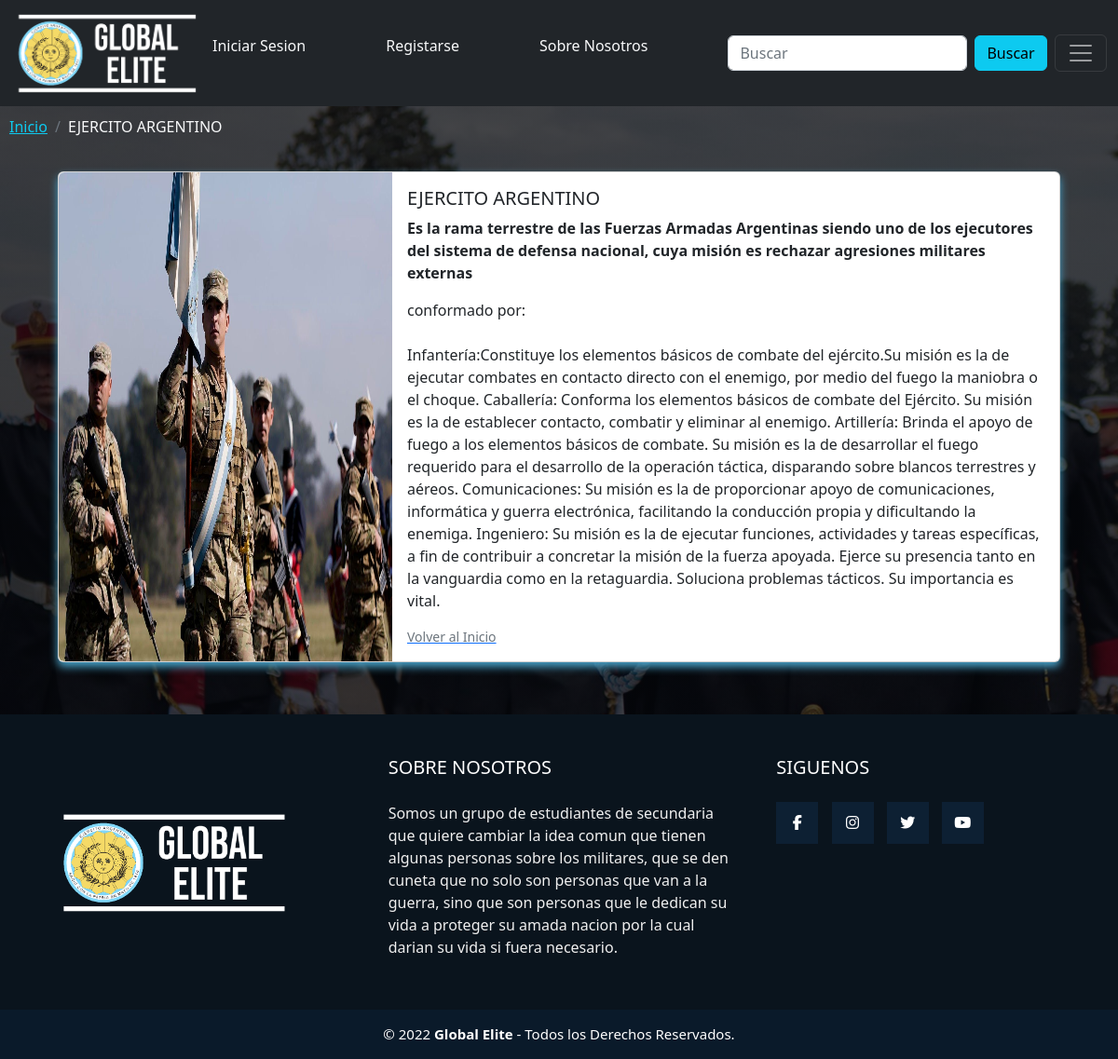
The page /formaciones.php?id=1 on the database its author committed.
### tables this page shows
CREATE TABLE IF NOT EXISTS `grup_conform_ffaa` (
`id` int(10) unsigned NOT NULL,
  `nom_grup` varchar(50) NOT NULL,
  `conformado` varchar(4000) NOT NULL,
  `informacion` varchar(4000) NOT NULL
);

### formaciones.php (called while the page is built, shortened)
<?php
require_once "includes/config.php";
$sql = "SELECT * FROM grup_conform_ffaa WHERE id = '".$_GET['id']."';";
$res = mysqli_query($conn, $sql);
$grupos = mysqli_fetch_all($res,MYSQLI_ASSOC);
require_once "vistas/layout.php";
?>

### vistas/formaciones.php (the view)
<link href="css/fondoformaciones.css" rel="stylesheet">
<nav aria-label="breadcrumb">
        <ol class="breadcrumb" style="margin-top: 10px; margin-left: 10px;">
            <li class="breadcrumb-item"><a href="index.php" class="link-info">Inicio</a></li>
            <li class="breadcrumb-item text-light" aria-current="page"><?php echo $grupos[0]['nom_grup']?></li>
        </ol>
    </nav>
<div class="container">
    <div class="card mb-3" style="max-width: 1200px; max-height:720px;">
        <div class="row g-0">
            <div class="col-md-4">
            <img  class="img-fluid rounded-start" style="height: 100%;" alt="..."<?php require_once "includes/config.php";
                                                                $py = $grupos[0]['id'];
                                                                echo 'src="img/divisiones/'.$py .'.jpg"'
                                                                ?> >
            </div>
            <div class="col-md-8">
                <div class="card-body">
                    <h5 class="card-title"><?php echo $grupos[0]['nom_grup'] ?></h5>
                    <p class="card-text"><strong><?php echo $grupos[0]['informacion'] ?></strong></p>
                    <p class="card-text">conformado por:<br><br><?php echo $grupos[0]['conformado'] ?></p>
                    <a href="index.php"><small class="text-muted">Volver al Inicio</small></a>
                </div>
            </div>
        </div>
    </div>
</div>

### css/layout.css (style rules this page uses)
* { margin: 0; padding: 0; box-sizing: border-box; }
.container { display: flex; width: auto; }
.card { margin: 20px; overflow: hidden; cursor: default; box-shadow: 0 5px 10px rgb(73, 164, 203, 2.4); }

### css/fondoformaciones.css (style rules this page uses)
body { background: linear-gradient(rgba(5,7,12,0.75),rgba(5,7,12,0.75)), url(../img/fondos/uniforme.jpg) no-repeat; background-size: cover; height: 100vh; background-attachment: fixed; }

### rows shown on the page
grup_conform_ffaa: nom_grup "EJERCITO ARGENTINO", informacion "Es la rama terrestre de las Fuerzas Armadas Argentinas siendo uno de los ejecutores del sistema de defensa nacional, cuya misión es rechazar agresiones militares externas", conformado "Infantería:Constituye los elementos básicos de combate del ejército.Su misión es la de ejecutar combates en contacto directo con el enemigo, por medio del fuego la maniobra o el choque. Caballería: Conforma los elementos básicos de combate del Ejército. Su misión es la de establecer contacto, combatir y eliminar al enemigo. Artillería: Brinda el apoyo de fuego a los elementos básicos de combate. Su misión es la de desarrollar el fuego requerido para el desarrollo de la operación táctica, disparando sobre blancos terrestres y aéreos. Comunicaciones: Su misión es la de proporcionar apoyo de comunicaciones, informática y guerra electrónica, facilitando la conducción propia y dificultando la…"
